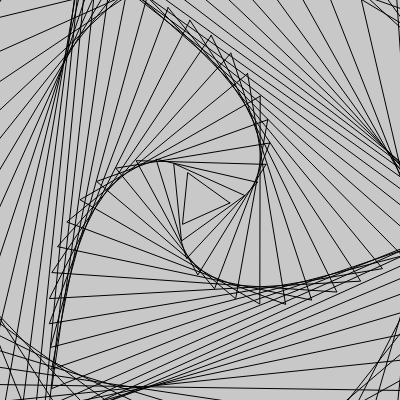
Frame 1 (no input)
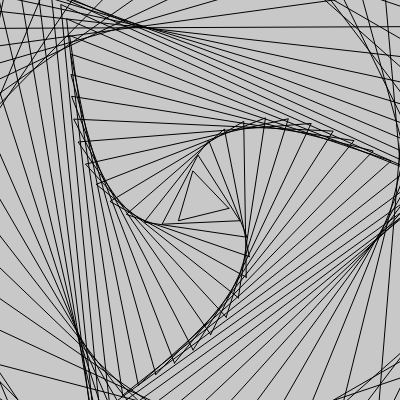
Frame 60 (no input)
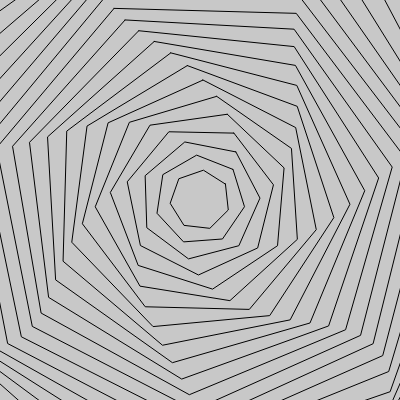
Frame 120 (the mouse pressed at the canvas centre since frame 60)

The p5.js sketch that drew these frames (run headless with seeded random() and noise() and a simulated clock; from frame 60 on, the mouse is pressed at the canvas centre):

// p5.js sketch
// ── sketch.js
function setup() {
	createCanvas(400, 400)
}


function draw() {
	background(200)
	noFill()
	stroke(0,0,0)
	for (let i=0; i<100; i++) {
		poligono(width/2, height/2, 30 + i * 15, floor(mouseX / 50) + 3, sin(frameCount * 0.05 - i * 0.1) * 2)
	}
}


function poligono(x, y, r, numeroDiAngoli, rotazione) {

	beginShape()

	for (let i=0; i<numeroDiAngoli; i++) {
		//ellipse(x + r * cos(TWO_PI / numeroDiAngoli * i), y + r * sin(TWO_PI / numeroDiAngoli * i), 5, 5)

		const angolo = TWO_PI / numeroDiAngoli * i
		const vx = x + r * cos(angolo + rotazione)
		const vy = y + r * sin(angolo + rotazione)
		vertex(vx, vy)
	}

	endShape(CLOSE)

	// ellipse(x + r * cos(TWO_PI / 6 * 0), y + r * sin(TWO_PI / 6 * 0), 5, 5)
	// ellipse(x + r * cos(TWO_PI / 6 * 1), y + r * sin(TWO_PI / 6 * 1), 5, 5)
	// ellipse(x + r * cos(TWO_PI / 6 * 2), y + r * sin(TWO_PI / 6 * 2), 5, 5)
	// ellipse(x + r * cos(TWO_PI / 6 * 3), y + r * sin(TWO_PI / 6 * 3), 5, 5)
	// ellipse(x + r * cos(TWO_PI / 6 * 4), y + r * sin(TWO_PI / 6 * 4), 5, 5)
	// ellipse(x + r * cos(TWO_PI / 6 * 5), y + r * sin(TWO_PI / 6 * 5), 5, 5)


	// beginShape()
	// vertex(x + 10, y + 10)
	// vertex(x + 50, y + 10)
	// vertex(x + 50, y + 70)
	// vertex(x + 40, y + 100)
	// vertex(x + 20, y + 70)
	// vertex(x + 30, y + 50)
	// endShape(CLOSE)

}
